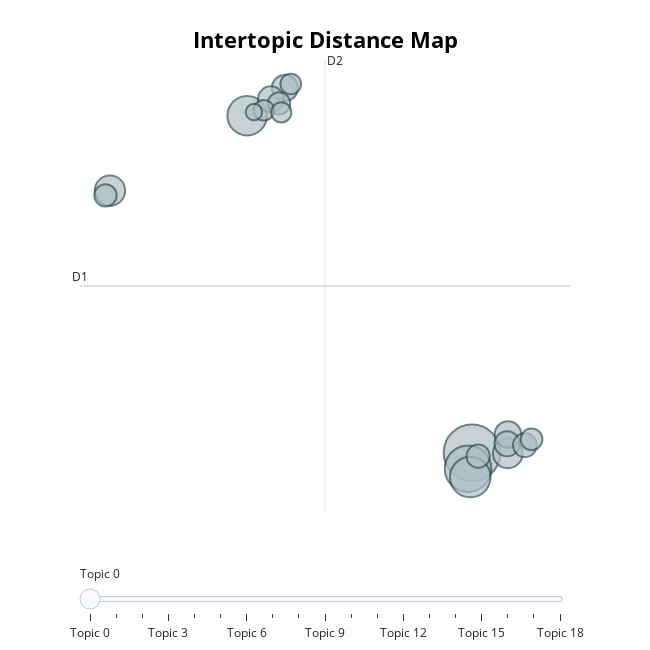

Notebook source saved alongside this figure:
### Code cell
model.visualize_topics()

### Figure 1 — Plotly figure (JSON) as saved in the notebook; plotly's stock layout.template omitted (floating-point values rounded to 4 significant figures)
{"data": [{"customdata": [[0, "the | climatestrike | we | climate | to", 142], [1, "notechforice | githubdropice | ice | contract | github", 96], [2, "drawalinetableau | drew | line | when | children", 73], [3, "appletoo | stories | digest | live | compiled", 69], [4, "ai | research | google | the | googles", 41], [5, "climate | amazon | the | of | and", 39], [6, "amazon | workers | to | firing | warehouse", 31], [7, "arbitration | forced | endforcedarbitration | fairact | amp", 30], [8, "google | union | busting | and | notokgoogle", 29], [9, "oil | big | gas | companies | fossil", 28], [10, "zero | emissions | carbon | amazon | net", 25], [11, "you | were | seen | looking | hi", 24], [12, "dr | gebru | her | timnit | research", 22], [13, "techsolidarity | amazonstrike | protectamazonworkers | huelgaamazon | workers", 22], [14, "communities | color | pollution | diesel | of", 21], [15, "vote | off | time | paid | amazon", 19], [16, "googlewalkout | google | walkout | the | collective", 19], [17, "googlepayoutsforall | 135 | million | could | women", 18], [18, "harassment | sexual | we | amp | and", 12]], "hovertemplate": "<b>Topic %{customdata[0]}</b><br>Words: %{customdata[1]}<br>Size: %{customdata[2]}", "legendgroup": "", "marker": {"color": "#B0BEC5", "line": {"color": "DarkSlateGrey", "width": 2}, "size": [142, 96, 73, 69, 41, 39, 31, 30, 29, 28, 25, 24, 22, 22, 21, 19, 19, 18, 12], "sizemode": "area", "sizeref": 0.08875, "symbol": "circle"}, "mode": "markers", "name": "", "orientation": "v", "showlegend": false, "type": "scatter", "x": [9.26, 9.073, 9.177, -1.325, -7.784, 10.94, 10.95, 0.4518, -0.2148, 10.91, 11.75, 9.55, -7.995, 0.1788, 12.06, 0.7259, -0.5466, 0.2787, -1.006], "xaxis": "x", "y": [-9.156, -9.856, -10.22, 5.616, 2.333, -9.185, -8.353, 6.828, 6.341, -8.762, -8.826, -9.306, 2.121, 6.152, -8.568, 7.005, 5.855, 5.76, 5.776], "yaxis": "y"}], "layout": {"annotations": [{"showarrow": false, "text": "D1", "x": -9.195, "y": -1.848, "yshift": 10}, {"showarrow": false, "text": "D2", "x": 2.339, "xshift": 10, "y": 8.056}], "height": 650, "hoverlabel": {"bgcolor": "white", "font": {"family": "Rockwell", "size": 16}}, "legend": {"itemsizing": "constant", "tracegroupgap": 0}, "margin": {"t": 60}, "shapes": [{"line": {"color": "#CFD8DC", "width": 2}, "type": "line", "x0": 2.339, "x1": 2.339, "y0": -11.75, "y1": 8.056}, {"line": {"color": "#9E9E9E", "width": 2}, "type": "line", "x0": -9.195, "x1": 13.87, "y0": -1.848, "y1": -1.848}], "sliders": [{"active": 0, "pad": {"t": 50}, "steps": [{"args": [{"marker.color": [["red", "#B0BEC5", "#B0BEC5", "#B0BEC5", "#B0BEC5", "#B0BEC5", "#B0BEC5", "#B0BEC5", "#B0BEC5", "#B0BEC5", "#B0BEC5", "#B0BEC5", "#B0BEC5", "#B0BEC5", "#B0BEC5", "#B0BEC5", "#B0BEC5", "#B0BEC5", "#B0BEC5"]]}], "label": "Topic 0", "method": "update"}, {"args": [{"marker.color": [["#B0BEC5", "red", "#B0BEC5", "#B0BEC5", "#B0BEC5", "#B0BEC5", "#B0BEC5", "#B0BEC5", "#B0BEC5", "#B0BEC5", "#B0BEC5", "#B0BEC5", "#B0BEC5", "#B0BEC5", "#B0BEC5", "#B0BEC5", "#B0BEC5", "#B0BEC5", "#B0BEC5"]]}], "label": "Topic 1", "method": "update"}, {"args": [{"marker.color": [["#B0BEC5", "#B0BEC5", "red", "#B0BEC5", "#B0BEC5", "#B0BEC5", "#B0BEC5", "#B0BEC5", "#B0BEC5", "#B0BEC5", "#B0BEC5", "#B0BEC5", "#B0BEC5", "#B0BEC5", "#B0BEC5", "#B0BEC5", "#B0BEC5", "#B0BEC5", "#B0BEC5"]]}], "label": "Topic 2", "method": "update"}, {"args": [{"marker.color": [["#B0BEC5", "#B0BEC5", "#B0BEC5", "red", "#B0BEC5", "#B0BEC5", "#B0BEC5", "#B0BEC5", "#B0BEC5", "#B0BEC5", "#B0BEC5", "#B0BEC5", "#B0BEC5", "#B0BEC5", "#B0BEC5", "#B0BEC5", "#B0BEC5", "#B0BEC5", "#B0BEC5"]]}], "label": "Topic 3", "method": "update"}, {"args": [{"marker.color": [["#B0BEC5", "#B0BEC5", "#B0BEC5", "#B0BEC5", "red", "#B0BEC5", "#B0BEC5", "#B0BEC5", "#B0BEC5", "#B0BEC5", "#B0BEC5", "#B0BEC5", "#B0BEC5", "#B0BEC5", "#B0BEC5", "#B0BEC5", "#B0BEC5", "#B0BEC5", "#B0BEC5"]]}], "label": "Topic 4", "method": "update"}, {"args": [{"marker.color": [["#B0BEC5", "#B0BEC5", "#B0BEC5", "#B0BEC5", "#B0BEC5", "red", "#B0BEC5", "#B0BEC5", "#B0BEC5", "#B0BEC5", "#B0BEC5", "#B0BEC5", "#B0BEC5", "#B0BEC5", "#B0BEC5", "#B0BEC5", "#B0BEC5", "#B0BEC5", "#B0BEC5"]]}], "label": "Topic 5", "method": "update"}, {"args": [{"marker.color": [["#B0BEC5", "#B0BEC5", "#B0BEC5", "#B0BEC5", "#B0BEC5", "#B0BEC5", "red", "#B0BEC5", "#B0BEC5", "#B0BEC5", "#B0BEC5", "#B0BEC5", "#B0BEC5", "#B0BEC5", "#B0BEC5", "#B0BEC5", "#B0BEC5", "#B0BEC5", "#B0BEC5"]]}], "label": "Topic 6", "method": "update"}, {"args": [{"marker.color": [["#B0BEC5", "#B0BEC5", "#B0BEC5", "#B0BEC5", "#B0BEC5", "#B0BEC5", "#B0BEC5", "red", "#B0BEC5", "#B0BEC5", "#B0BEC5", "#B0BEC5", "#B0BEC5", "#B0BEC5", "#B0BEC5", "#B0BEC5", "#B0BEC5", "#B0BEC5", "#B0BEC5"]]}], "label": "Topic 7", "method": "update"}, {"args": [{"marker.color": [["#B0BEC5", "#B0BEC5", "#B0BEC5", "#B0BEC5", "#B0BEC5", "#B0BEC5", "#B0BEC5", "#B0BEC5", "red", "#B0BEC5", "#B0BEC5", "#B0BEC5", "#B0BEC5", "#B0BEC5", "#B0BEC5", "#B0BEC5", "#B0BEC5", "#B0BEC5", "#B0BEC5"]]}], "label": "Topic 8", "method": "update"}, {"args": [{"marker.color": [["#B0BEC5", "#B0BEC5", "#B0BEC5", "#B0BEC5", "#B0BEC5", "#B0BEC5", "#B0BEC5", "#B0BEC5", "#B0BEC5", "red", "#B0BEC5", "#B0BEC5", "#B0BEC5", "#B0BEC5", "#B0BEC5", "#B0BEC5", "#B0BEC5", "#B0BEC5", "#B0BEC5"]]}], "label": "Topic 9", "method": "update"}, {"args": [{"marker.color": [["#B0BEC5", "#B0BEC5", "#B0BEC5", "#B0BEC5", "#B0BEC5", "#B0BEC5", "#B0BEC5", "#B0BEC5", "#B0BEC5", "#B0BEC5", "red", "#B0BEC5", "#B0BEC5", "#B0BEC5", "#B0BEC5", "#B0BEC5", "#B0BEC5", "#B0BEC5", "#B0BEC5"]]}], "label": "Topic 10", "method": "update"}, {"args": [{"marker.color": [["#B0BEC5", "#B0BEC5", "#B0BEC5", "#B0BEC5", "#B0BEC5", "#B0BEC5", "#B0BEC5", "#B0BEC5", "#B0BEC5", "#B0BEC5", "#B0BEC5", "red", "#B0BEC5", "#B0BEC5", "#B0BEC5", "#B0BEC5", "#B0BEC5", "#B0BEC5", "#B0BEC5"]]}], "label": "Topic 11", "method": "update"}, {"args": [{"marker.color": [["#B0BEC5", "#B0BEC5", "#B0BEC5", "#B0BEC5", "#B0BEC5", "#B0BEC5", "#B0BEC5", "#B0BEC5", "#B0BEC5", "#B0BEC5", "#B0BEC5", "#B0BEC5", "red", "#B0BEC5", "#B0BEC5", "#B0BEC5", "#B0BEC5", "#B0BEC5", "#B0BEC5"]]}], "label": "Topic 12", "method": "update"}, {"args": [{"marker.color": [["#B0BEC5", "#B0BEC5", "#B0BEC5", "#B0BEC5", "#B0BEC5", "#B0BEC5", "#B0BEC5", "#B0BEC5", "#B0BEC5", "#B0BEC5", "#B0BEC5", "#B0BEC5", "#B0BEC5", "red", "#B0BEC5", "#B0BEC5", "#B0BEC5", "#B0BEC5", "#B0BEC5"]]}], "label": "Topic 13", "method": "update"}, {"args": [{"marker.color": [["#B0BEC5", "#B0BEC5", "#B0BEC5", "#B0BEC5", "#B0BEC5", "#B0BEC5", "#B0BEC5", "#B0BEC5", "#B0BEC5", "#B0BEC5", "#B0BEC5", "#B0BEC5", "#B0BEC5", "#B0BEC5", "red", "#B0BEC5", "#B0BEC5", "#B0BEC5", "#B0BEC5"]]}], "label": "Topic 14", "method": "update"}, {"args": [{"marker.color": [["#B0BEC5", "#B0BEC5", "#B0BEC5", "#B0BEC5", "#B0BEC5", "#B0BEC5", "#B0BEC5", "#B0BEC5", "#B0BEC5", "#B0BEC5", "#B0BEC5", "#B0BEC5", "#B0BEC5", "#B0BEC5", "#B0BEC5", "red", "#B0BEC5", "#B0BEC5", "#B0BEC5"]]}], "label": "Topic 15", "method": "update"}, {"args": [{"marker.color": [["#B0BEC5", "#B0BEC5", "#B0BEC5", "#B0BEC5", "#B0BEC5", "#B0BEC5", "#B0BEC5", "#B0BEC5", "#B0BEC5", "#B0BEC5", "#B0BEC5", "#B0BEC5", "#B0BEC5", "#B0BEC5", "#B0BEC5", "#B0BEC5", "red", "#B0BEC5", "#B0BEC5"]]}], "label": "Topic 16", "method": "update"}, {"args": [{"marker.color": [["#B0BEC5", "#B0BEC5", "#B0BEC5", "#B0BEC5", "#B0BEC5", "#B0BEC5", "#B0BEC5", "#B0BEC5", "#B0BEC5", "#B0BEC5", "#B0BEC5", "#B0BEC5", "#B0BEC5", "#B0BEC5", "#B0BEC5", "#B0BEC5", "#B0BEC5", "red", "#B0BEC5"]]}], "label": "Topic 17", "method": "update"}, {"args": [{"marker.color": [["#B0BEC5", "#B0BEC5", "#B0BEC5", "#B0BEC5", "#B0BEC5", "#B0BEC5", "#B0BEC5", "#B0BEC5", "#B0BEC5", "#B0BEC5", "#B0BEC5", "#B0BEC5", "#B0BEC5", "#B0BEC5", "#B0BEC5", "#B0BEC5", "#B0BEC5", "#B0BEC5", "red"]]}], "label": "Topic 18", "method": "update"}]}], "title": {"font": {"color": "Black", "size": 22}, "text": "<b>Intertopic Distance Map", "x": 0.5, "xanchor": "center", "y": 0.95, "yanchor": "top"}, "width": 650, "xaxis": {"anchor": "y", "domain": [0, 1], "range": [-9.195, 13.87], "title": {"text": ""}, "visible": false}, "yaxis": {"anchor": "x", "domain": [0, 1], "range": [-11.75, 8.056], "title": {"text": ""}, "visible": false}}}
